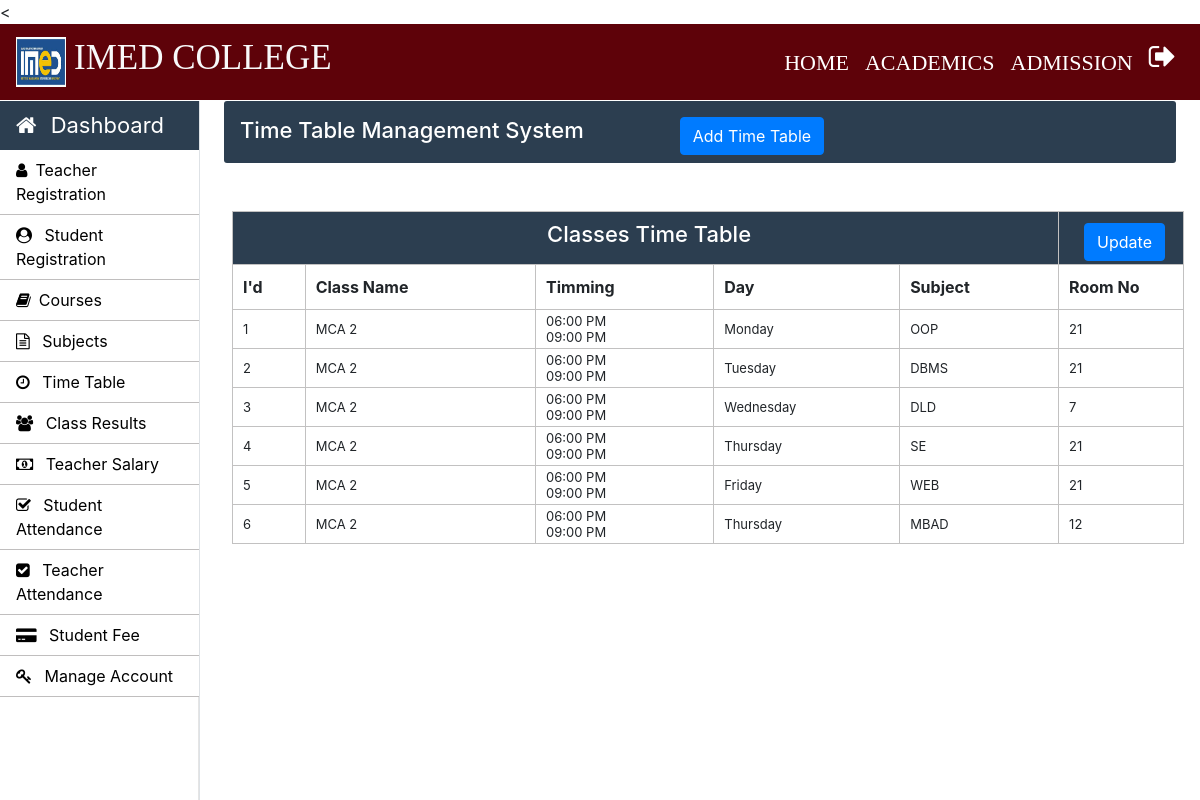
Screenshot of /Admin/time-table.php (signed in) with the database file from the repository.
### tables this page shows
CREATE TABLE `time_table` (
  `id` int(11) NOT NULL,
  `course_code` varchar(10) NOT NULL,
  `semester` int(11) NOT NULL,
  `timing_from` varchar(10) NOT NULL,
  `timing_to` varchar(10) NOT NULL,
  `day` varchar(20) NOT NULL,
  `subject_code` varchar(20) NOT NULL,
  `room_no` int(11) NOT NULL
);

CREATE TABLE `weekdays` (
  `day_id` int(11) NOT NULL,
  `day_name` varchar(15) NOT NULL
);

### Admin/time-table.php (the view, shortened to what this page needs)
<?php
		require_once "../connection/connection.php";
	?>
<!doctype html>
<html lang="en">
	<head>
	</head>
	<body>
		<?php include('../common/common-header.php') ?>
		<?php include('../common/admin-sidebar.php') ?>
		<main role="main" class="col-xl-10 col-lg-9 col-md-8 ml-sm-auto px-md-4 mb-2 w-100">
			<div class="sub-main">
				<div class="text-center d-flex flex-wrap flex-md-nowrap pt-3 pb-2 mb-3 text-white admin-dashboard pl-3">
					<div class="d-flex">
						<h4 class="mr-5">Time Table Management System </h4>
						<button type="button" class="btn btn-primary ml-5" data-toggle="modal" data-target=".bd-example-modal-lg">Add Time Table</button>
					</div>
				</div>
				<div class="row">
					<div class="col-md-12 ml-2">
						<section class=" mt-3">
							<div class="row">
								<div class="col-md-8"></div>
								<div class="col-md-3 ml-5 ">
									<div class="col-md-12 pt-3 ml-5">
									</div>
								</div>
							</div>
							<div class="row">
								<div class="col-md-12">
									<table class="w-100 table-elements table-three-tr" cellpadding="3">
										<tr class="table-tr-head table-three text-white">
											<td colspan="5" class="text-center text-white"><h4>Classes Time Table</h4></td>
											<td width="10" >
											<div class="row">
												<div class="col-md-12">
													<div class="col-md-1 mt-2"><button type="button" class="btn btn-primary" data-toggle="modal" data-target=".bd-example-modal-lg1">Update</button>
													</div>
												</div>
											</td>
										</tr>
										<tr class="table-tr-head">
											<th>I'd</th>
											<th>Class Name</th>
											<th>Timming</th>
											<th>Day</th>
											<th>Subject</th>
											<th>Room No</th>
										</tr>
										<?php
											$query="select id,course_code,TIME_FORMAT(timing_from,'%h:%i %p') as timing_from,TIME_FORMAT(timing_to,'%h:%i %p') as timing_to,semester,day_name,day_id,day,subject_code,room_no from time_table tt inner join weekdays wd on tt.day=wd.day_id";
											$run=mysqli_query($con,$query);
											while($row=mysqli_fetch_array($run)) {
												echo "<tr>";
												echo "<td>".$row["id"]."</td>";
												echo "<td>".$row["course_code"]." ".$row["semester"]."</td>";
												echo "<td>" .$row["timing_from"]."<br>".$row["timing_to"]."</td>";
												echo "<td>".$row["day_name"]."</td>";
												echo "<td>".$row["subject_code"]."</td>";
												echo "<td>".$row["room_no"]."</td>";
												echo "</tr>";
											}
										?>
									</table>
								</div>
							</div>
						</section>
					</div>
				</div>
			</div>
		</main>
	</body>
</html>

### Css/style.css (style rules this page uses)
h4 { font-size: 22px; }
.admin-dashboard { margin-top: 1px !important; background: #2c3e50 !important; border-radius: 3px; }
.table-elements tr, td, th { font-size: 13px; border: 1px solid rgb(194, 193, 193); padding-left: 10px !important; }
.table-three { background: #2c3e50 !important; }
.table-tr-head { height: 45px !important; padding: 10px !important; margin-top: 5px !important; }
.table-font-for-transcript td, th { font-size: 16px !important; }

### rows the page displays
time_table: id "1", course_code "MCA", semester "2", timing_from "06:00 PM", timing_to "09:00 PM", weekdays.day_name "Monday", subject_code "OOP", room_no "21"
time_table: id "2", course_code "MCA", semester "2", timing_from "06:00 PM", timing_to "09:00 PM", weekdays.day_name "Tuesday", subject_code "DBMS", room_no "21"
time_table: id "3", course_code "MCA", semester "2", timing_from "06:00 PM", timing_to "09:00 PM", weekdays.day_name "Wednesday", subject_code "DLD", room_no "7"
time_table: id "4", course_code "MCA", semester "2", timing_from "06:00 PM", timing_to "09:00 PM", weekdays.day_name "Thursday", subject_code "SE", room_no "21"
time_table: id "5", course_code "MCA", semester "2", timing_from "06:00 PM", timing_to "09:00 PM", weekdays.day_name "Friday", subject_code "WEB", room_no "21"
time_table: id "6", course_code "MCA", semester "2", timing_from "06:00 PM", timing_to "09:00 PM", weekdays.day_name "Thursday", subject_code "MBAD", room_no "12"
